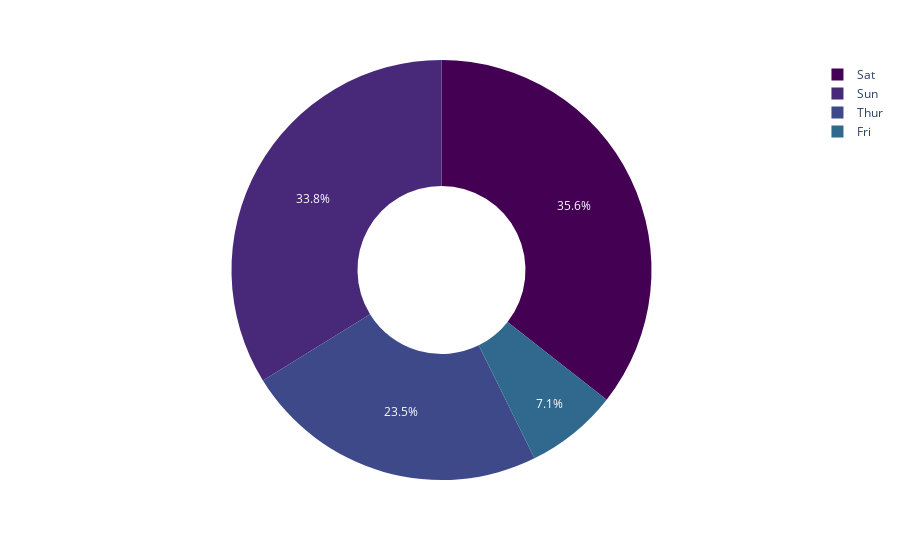

The cell this chart's notebook holds for it:
### Code cell
fig = px.pie(tips,values='tip',names='day',
             color_discrete_sequence=px.colors.sequential.Viridis,
             hole=.4)
fig.show()

### Figure 1 — Plotly figure (JSON) as saved in the notebook; plotly's stock layout.template omitted (floating-point values rounded to 4 significant figures; data arrays with more than 128 entries replaced by an {"elided": "..."} marker saying what was removed)
{"data": [{"domain": {"x": [0, 1], "y": [0, 1]}, "hole": 0.4, "hovertemplate": "day=%{label}<br>tip=%{value}<extra></extra>", "labels": {"elided": "244 str values"}, "legendgroup": "", "name": "", "showlegend": true, "type": "pie", "values": {"elided": "244 float values"}}], "layout": {"legend": {"tracegroupgap": 0}, "margin": {"t": 60}, "piecolorway": ["#440154", "#482878", "#3e4989", "#31688e", "#26828e", "#1f9e89", "#35b779", "#6ece58", "#b5de2b", "#fde725"]}}
